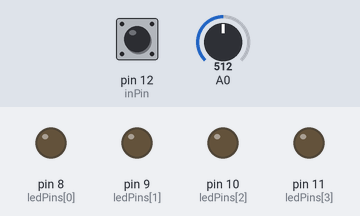
Recording of a sketch running on a simulated Arduino Uno, built with avr-gcc and run on an emulated ATmega328P. Shown: output pins drawn as LEDs (lit = HIGH). The test bench sets the inputs (shaded band); at power-on: pin 12 (inPin) HIGH, A0 = 512. What the sketch prints to the serial monitor is not drawn.

Above: at 1.2 s.
1.3 s: pin 12 (inPin) pulled LOW for 0.15 s
At 1.9 s:
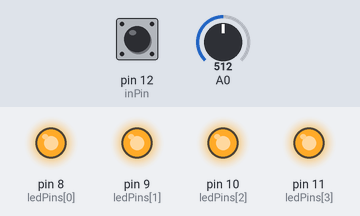
2.9 s: pin 12 (inPin) pulled LOW for 1 s
At 4.3 s:
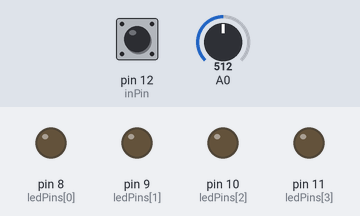
5.4 s: pin 12 (inPin) pulled LOW for 3.2 s
At 6.2 s:
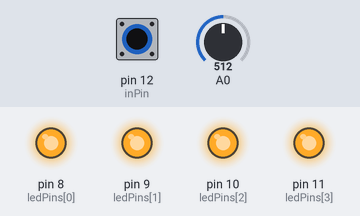
Timing chart, 0 to 8.4 s (numbered marks = the images above; inputs shaded):
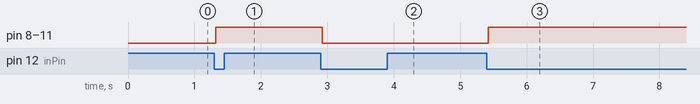

The sketch:

ADC_Ausgabe.ino
```cpp
/*****************************
   * Rabus *
   * HTW CHUR *
   * 25. FEB 2019 *
   * Poti LED-Stair *
  ******************************/
#include <Bounce2.h>
#include <avr/io.h>
#include <ResponsiveAnalogRead.h>


int potPin = 0; //Potentioneter Pin
int ledPins[] = {8, 9, 10, 11};
int inPin = 12; // Button Input
int ledState = LOW;

ResponsiveAnalogRead analog(potPin, true);
Bounce debouncer = Bounce(); // Instantiate a Bounce object

void setup() {


  Serial.begin(115200); //Monitoring


debouncer.attach(inPin,INPUT_PULLUP); //Debouncing pins
debouncer.interval(25); // Use a debounce interval of 25 milliseconds
  for (byte i = 0; i < 4; i++) {
    pinMode(ledPins[i], OUTPUT); //set pins as output
    digitalWrite(ledPins[i],ledState); //activate pins
  }


  /*
    ledState = !ledState; // Toggle LED state
    for (byte i = 0; i < 4; i++) {
      digitalWrite(ledPins[i],ledState);
      }
      ledState = !ledState; // Toggle LED state
    for (byte i = 0; i < 4; i++) {
      digitalWrite(ledPins[i],ledState);
      }
*/


}


void loop() {
  // put your main code here, to run repeatedly:
debouncer.update(); // Update the Bounce instance
if ( debouncer.fell() ) { //Take timestamp for Button pressed
  ledState = !ledState; // Toggle LED state
    for (byte i = 0; i < 4; i++) {
      digitalWrite(ledPins[i],ledState);
      }
    }
analog.update(); //Debounce Analog Signal

Serial.println(analog.getValue());          // debug value

}
```

Measured:
- after the input at 1.3 s, pin 8 (ledPins[0]), pin 9 (ledPins[1]), pin 10 (ledPins[2]), pin 11 (ledPins[3]): LOW → HIGH at once
- after the input at 2.9 s, pin 8 (ledPins[0]), pin 9 (ledPins[1]), pin 10 (ledPins[2]), pin 11 (ledPins[3]): HIGH → LOW at once
- after the input at 5.4 s, pin 8 (ledPins[0]), pin 9 (ledPins[1]), pin 10 (ledPins[2]), pin 11 (ledPins[3]): LOW → HIGH at once
